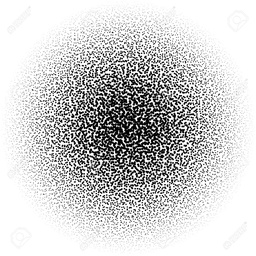
#> input picture Fundamentals of digital image processing/task 5 (Order-statistical filters)/data/test1.jpeg, 256 x 256 px, shrunk from 1300 x 1300 before the run
$ jupyter execute task5.ipynb
#> lines starting #> are read from the running program, lines starting #| are printed output that depends on the picture
[cell 1]
import cv2
import numpy as np
import matplotlib.pyplot as plt

[cell 2]
def plot(original_image, filtered_image, window_size):
    plt.figure(figsize=(12, 6))

    plt.subplot(1, 2, 1)
    plt.imshow(original_image, cmap='gray')
    plt.title('Original Image')
    plt.axis('off')

    plt.subplot(1, 2, 2)
    plt.imshow(filtered_image, cmap='gray')
    plt.title('Filtered Image (Window Size: {})'.format(window_size))
    plt.axis('off')

    plt.show()

[cell 3]
def apply_filter(image, window_size):
    padding = window_size // 2
    padded_image = cv2.copyMakeBorder(image, padding, padding, padding, padding, cv2.BORDER_REFLECT)

    filtered_image = np.zeros_like(image)

    for y in range(padding, image.shape[0] + padding):
        for x in range(padding, image.shape[1] + padding):
            window = padded_image[y - padding:y + padding + 1, x - padding:x + padding + 1]
            filtered_image[y - padding, x - padding] = np.median(window)

    return filtered_image

[cell 4]
def test(image_path):
#> called with image_path = 'data/test1.jpeg'
    image = cv2.imread(image_path, cv2.IMREAD_GRAYSCALE)
#> image is the input picture: shape (256, 256); min 0, max 255, mean 206.4
    window_sizes = [3, 5, 7]

    for window_size in window_sizes:
        filtered = apply_filter(image, window_size)
        plot(image, filtered, window_size)
#> this loop made 3 passes
#> pass 1, in apply_filter, `padded_image = cv2.copyMakeBorder(image, padding, padding, padding, pa..`:
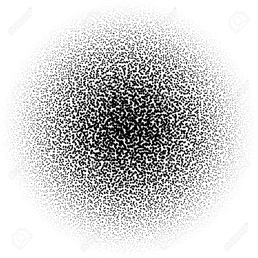
#> padded_image: shape (258, 258); min 0, max 255, mean 207.2
#> pass 1, in test, `filtered = apply_filter(image, window_size)`:
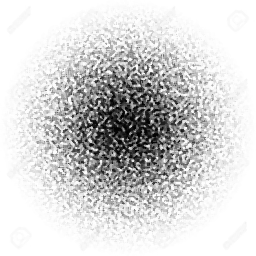
#> filtered: shape (256, 256); min 1, max 255, mean 212.1
#> pass 1, in plot, `plt.show()`:
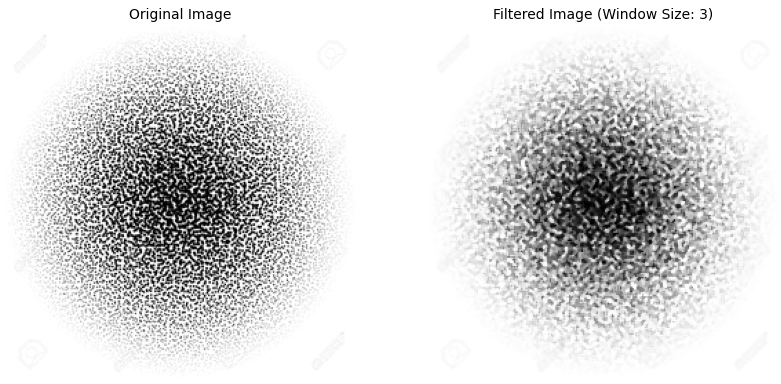
#> figure drawn by matplotlib, 2 panels
#> pass 2, in test, `filtered = apply_filter(image, window_size)`:
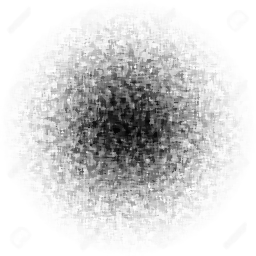
#> filtered: shape (256, 256); min 3, max 255, mean 212.5

[cell 5]
test('data/test1.jpeg')

[cell 6]
test('data/test2.jpeg')
#> call 2 of test, with image_path = 'data/test2.jpeg'
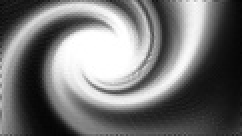
#> input picture Fundamentals of digital image processing/task 5 (Order-statistical filters)/data/test2.jpeg, 121 x 68 px, shrunk from 612 x 344 before the run (shown 2 times larger)
#> in test, image is the input picture: shape (68, 121); min 2, max 255, mean 116.8
#> the loop in test (call 2), `for window_size in window_sizes:` made 3 passes
#> pass 1, in apply_filter (call 4), `padded_image = cv2.copyMakeBorder(image, padding, padding, padding, pa..`:
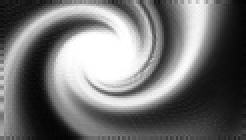
#> padded_image: shape (70, 123) (shown 2 times larger); min 2, max 255, mean 114.8

[cell 7]
test('data/test3.jpg')
#> call 3 of test, with image_path = 'data/test3.jpg'
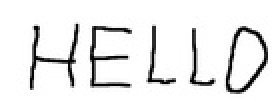
#> input picture Fundamentals of digital image processing/task 5 (Order-statistical filters)/data/test3.jpg, 139 x 51 px, shrunk from 704 x 258 before the run (shown 2 times larger)
#> in test, image is the input picture: shape (51, 139); min 0, max 255, mean 233.2

[cell 8]
test('data/test4.jpg')
#> call 4 of test, with image_path = 'data/test4.jpg'
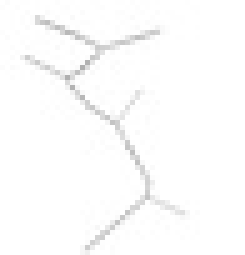
#> input picture Fundamentals of digital image processing/task 5 (Order-statistical filters)/data/test4.jpg, 49 x 51 px, shrunk from 249 x 258 before the run (shown 5 times larger)
#> in test, image is the input picture: shape (51, 49); min 175, max 255, mean 252.3
#> the loop in test (call 4), `for window_size in window_sizes:` made 3 passes
#> pass 1, in test (call 4), `filtered = apply_filter(image, window_size)`:
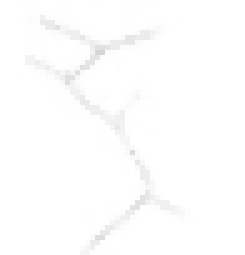
#> filtered: shape (51, 49) (shown 5 times larger); min 214, max 255, mean 253.6
#> pass 2, in apply_filter (call 11), `padded_image = cv2.copyMakeBorder(image, padding, padding, padding, pa..`:
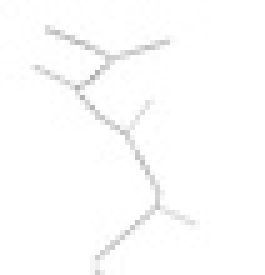
#> padded_image: shape (55, 53) (shown 5 times larger); min 175, max 255, mean 252.6
